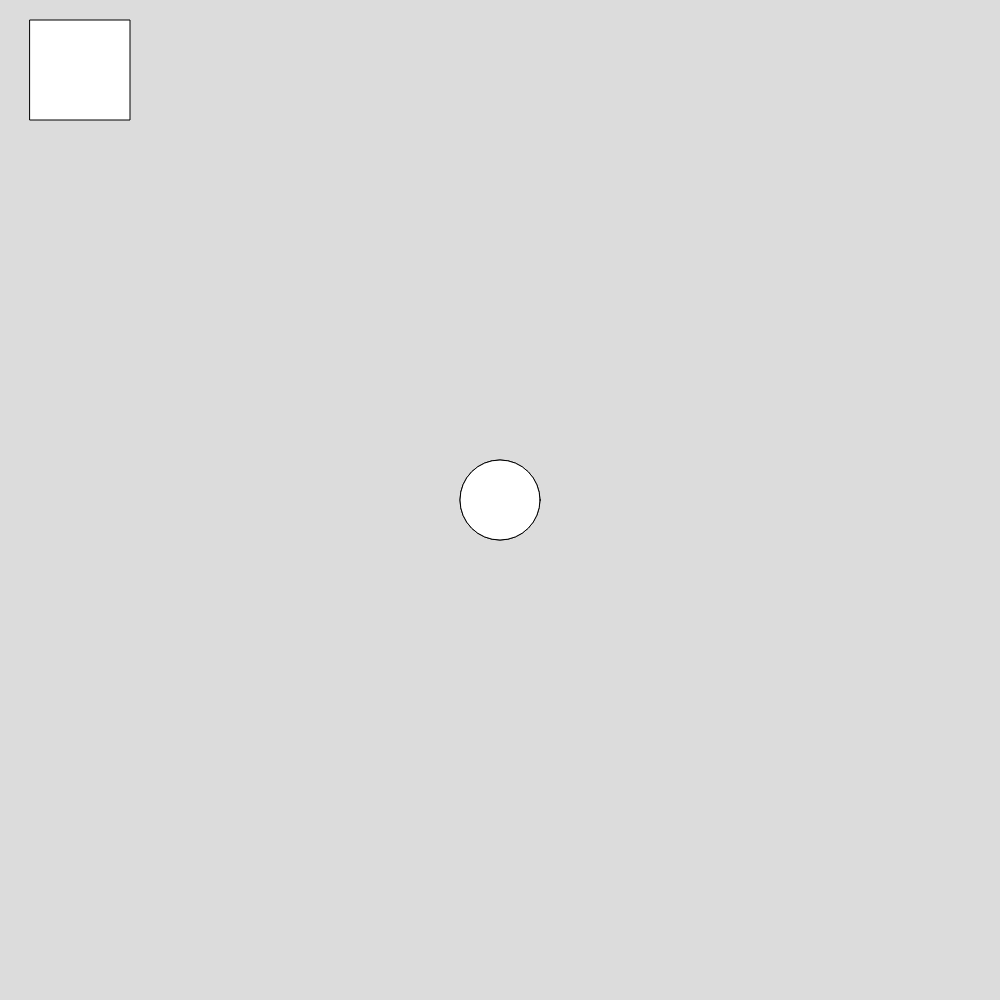
Frame 1 (no input)
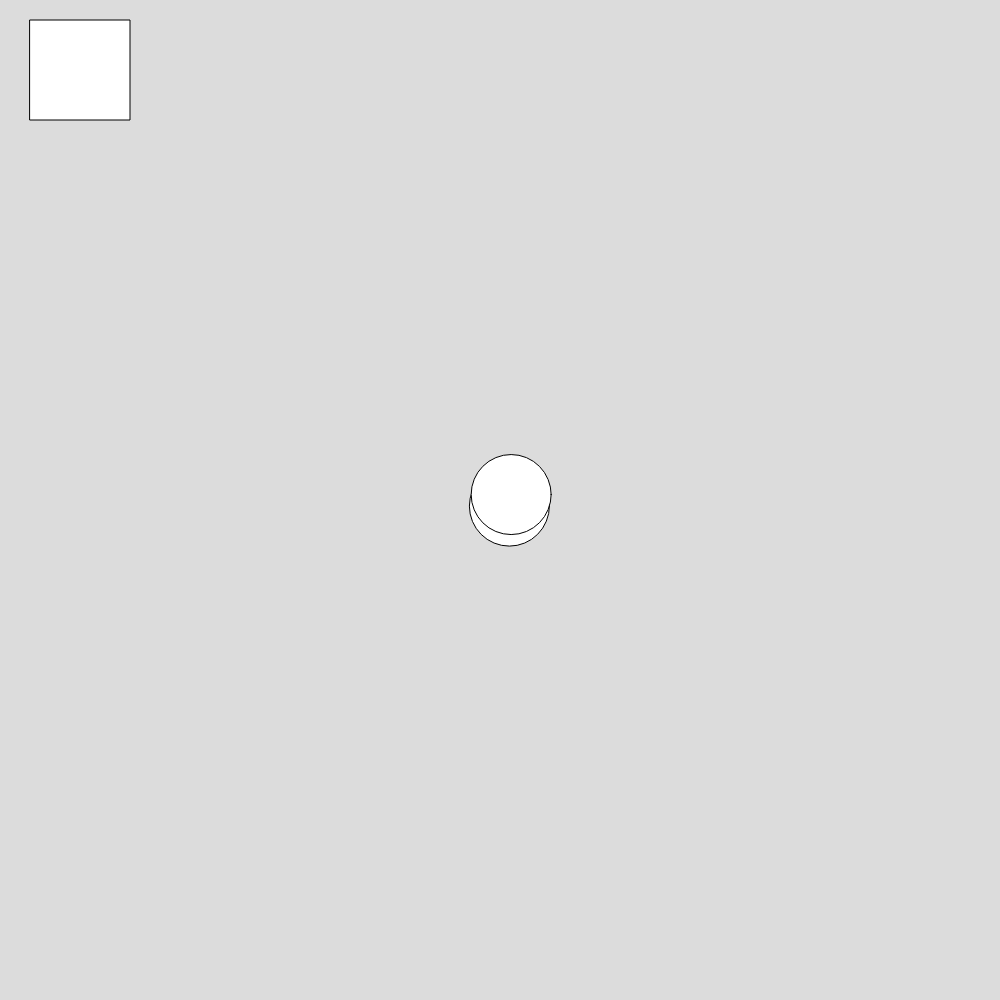
Frame 60 (no input)
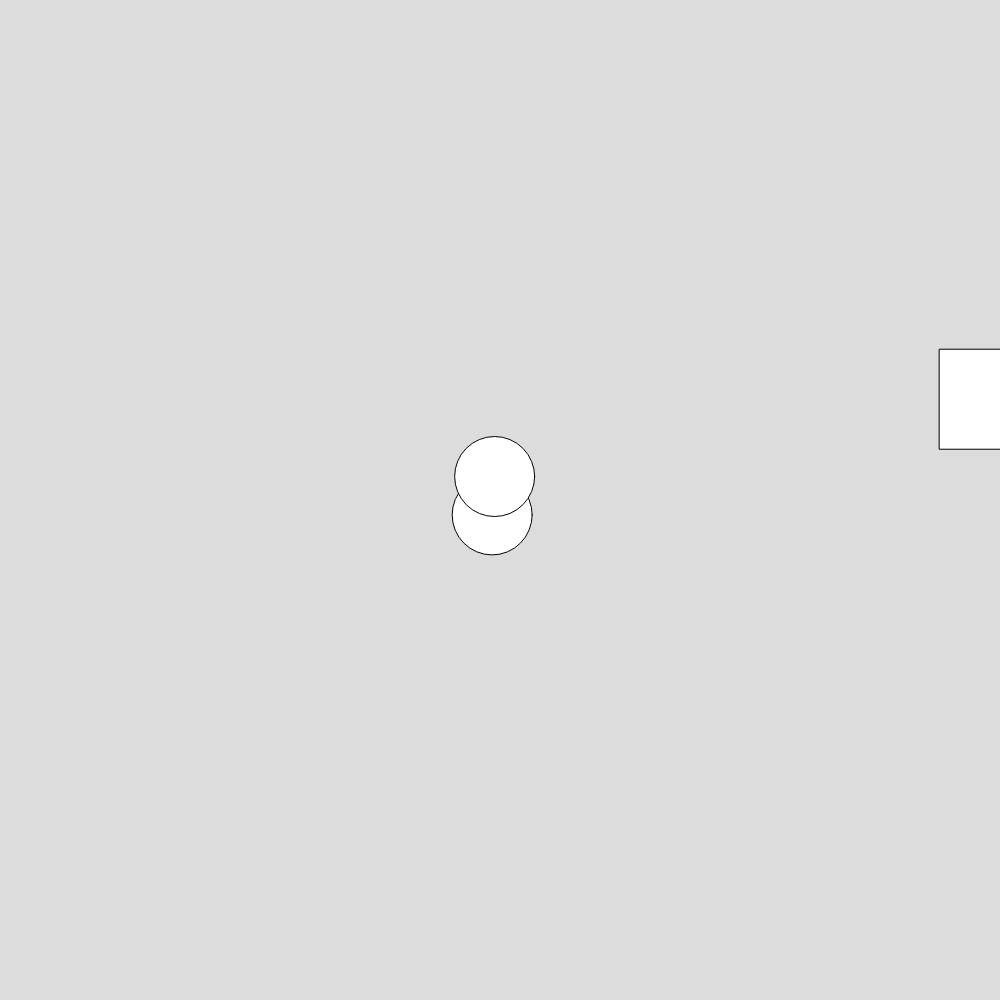
Frame 120 (the mouse pressed at the canvas centre since frame 60)

The p5.js sketch that drew these frames (run headless with seeded random() and noise() and a simulated clock; from frame 60 on, the mouse is pressed at the canvas centre):

// p5.js sketch
// ── sketch.js
let info = { x: 30, y:20, size:100}
let round1;
let round2;


function setup() {
  createCanvas(1000, 1000);

  round1 = new round (500, 500, 80);
  round2 = new round (500, 500, 80);
}

function draw() {
  background(220);
  square(info.x, info.y, info.size);

  round1.appear();
  round2.appear();
  round1.change();
  round2.change();
}


function mousePressed() {
  if(mouseIsPressed){
    info.x = random(0, 1000);
    info.y = random(0, 1000);
  }
}

function keyPressed() {
  if(keyIsPressed) {
    info.size = random(0, 200);
  }

}

class round {
  constructor (x, y, size) {
    this.x = x;
    this.y = y;
    this.size = size;
  }
 
  appear() {
    circle (this.x, this.y, this.size);
  }

  change() {
    this.x += random(-5, 5);
    this.y += random(-5, 5);
  }
}
